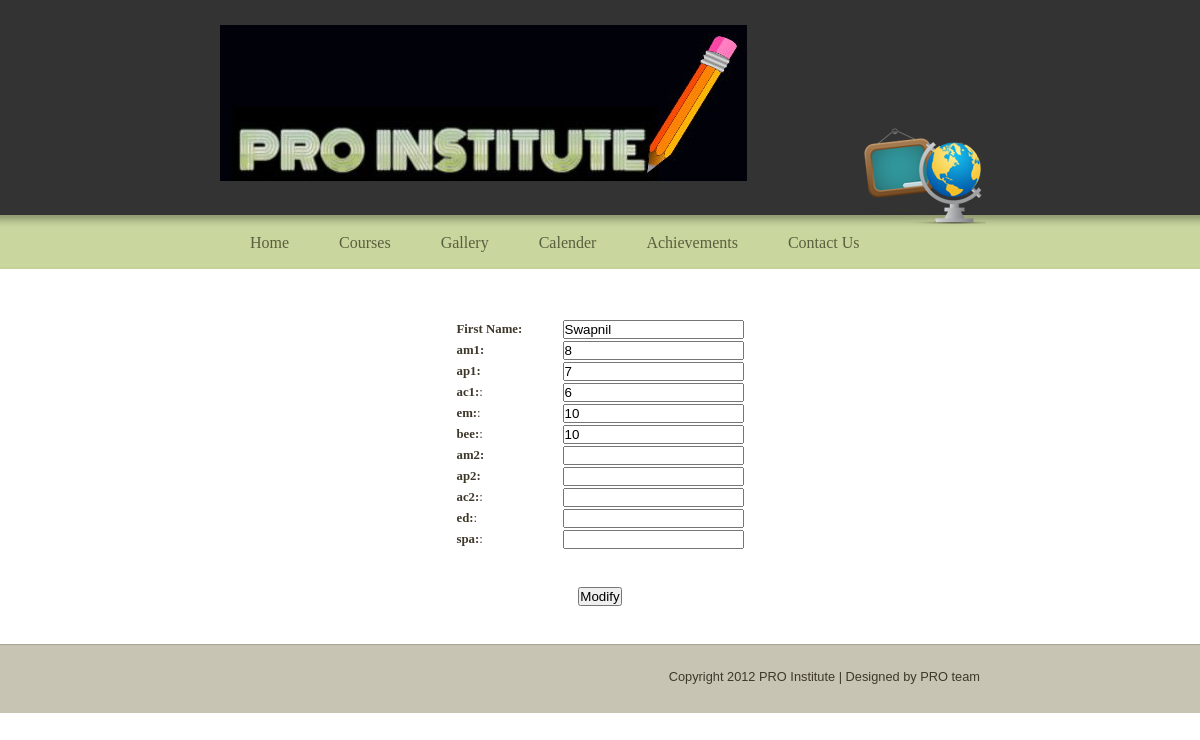
/PRO/modifya2.php?id=101, run on the app's committed database.
### tables this page shows
CREATE TABLE IF NOT EXISTS `attendance` (
  `Rollno` int(11) NOT NULL,
  `Name` text NOT NULL,
  `m1` int(11) DEFAULT NULL,
  `p1` int(11) DEFAULT NULL,
  `c1` int(11) DEFAULT NULL,
  `em` int(11) DEFAULT NULL,
  `bee` int(11) DEFAULT NULL,
  `m2` int(11) DEFAULT NULL,
  `p2` int(11) DEFAULT NULL,
  `c2` int(11) DEFAULT NULL,
  `ed` int(11) DEFAULT NULL,
  `spa` int(11) DEFAULT NULL,
  PRIMARY KEY (`Rollno`)
);

### PRO/modifya2.php (the view, shortened to what this page needs)
<!DOCTYPE html>
<html>
<head>
<link rel='stylesheet' type='text/css' href='http://cdn1.editmysite.com/editor/libraries/fancybox/fancybox.css?1349735617'></script>
<link rel='stylesheet' href='http://cdn1.editmysite.com/editor/images/common/common-v2.css?buildTime=1349735617' type='text/css' />
<link rel='stylesheet' type='text/css' href='files/main_style.css?1349893634' title='wsite-theme-css' />
</head>
<body class='wsite-theme-light no-header-page wsite-page-visitor'>
<div id="header-wrapper">
	<div id="header-top">
		<div id="icon"></div>
		<table id="header">
			<tr>
				<td id="logo"><span class='wsite-logo'><a href=''><img src='uploads/1/3/9/3/13935928/logo.jpg' /></a></span></td>
				<td id="header-right">
				</td>
			</tr>
		</table>
	</div>
</div>
<div id="wrapper">
	<div id="content-wrapper">
		<div id="navigation">
			<ul><li id='pg756757160479977039'><a href='index.html'>Home</a></li><li id='pg104995124809686092'><a href='courses.html'>Courses</a></li><li id='pg830857762625900092'><a href='gallery.html'>Gallery</a></li><li id='pg606659361367116278'><a href='calender.html'>Calender</a></li><li id='pg830396505791146032'><a href='achievements.html'>Achievements</a></li><li id='pg191142817225846313'><a href='contact-us.html'>Contact Us</a></li></ul>
		</div>
		<div id="content">
		</div>
	</div>
</div>
<div align="center">
    <?php
	 $id=$_REQUEST['id'];
	 $link=mysql_connect("localhost","root","") or die("Cannot Connect to the database!");
	 $query="SELECT * FROM attendance WHERE rollno='".$id."'";
		 $resource=mysql_query($query,$link) or die ("An unexpected error occured while <b>modifying</b> the record, Please try again!");
		  $result=mysql_fetch_array($resource);
	 ?>
     <form id="form1" name="form1" method="get" action="modifya3.php">
        <table align="center" width="291" border="0">
          <tr>
            <td width="129"><strong>First Name:</strong></td>
            <td width="152">
            <label>
              <input name="fname" type="text" id="textfield" value="<?php echo $result[1] ?>" />
            </label></td>
          </tr>
		  <tr>
            <td><strong>am1:</strong></td>
            <td><input type="text" name="m1" id="textfield2" value="<?php echo $result[2] ?>" /></td>
          </tr>
          <tr>
            <td><strong>ap1:</strong></td>
            <td><input type="text" name="p1" id="textfield3" value="<?php echo $result[3] ?>" /></td>
          </tr>
		  <tr>
            <td><strong>ac1:</strong>:</td>
            <td><input type="text" name="c1" id="textfield4" value="<?php echo $result[4] ?>" /></td>
          </tr>
		  <tr>
            <td><strong>em:</strong>:</td>
            <td><input type="text" name="em" id="textfield5" value="<?php echo $result[5] ?>" /></td>
          </tr>
		  <tr>
            <td><strong>bee:</strong>:</td>
            <td><input type="text" name="bee" id="textfield6" value="<?php echo $result[6] ?>" /></td>
          </tr>
		  <tr>
            <td><strong>am2:</strong></td>
            <td><input type="text" name="m2" id="textfield7" value="<?php echo $result[7] ?>" /></td>
          </tr>
          <tr>
            <td><strong>ap2:</strong></td>
            <td><input type="text" name="p2" id="textfield8" value="<?php echo $result[8] ?>" /></td>
          </tr>
		  <tr>
            <td><strong>ac2:</strong>:</td>
            <td><input type="text" name="c2" id="textfield9" value="<?php echo $result[9] ?>" /></td>
          </tr>
		  <tr>
            <td><strong>ed:</strong>:</td>
            <td><input type="text" name="ed" id="textfield10" value="<?php echo $result[10] ?>" /></td>
          </tr>
		  <tr>
            <td><strong>spa:</strong>:</td>
            <td><input type="text" name="spa" id="textfield11" value="<?php echo $result[11] ?>" /></td>
          </tr>
        </table>
		<br></br>
        <p align="center">
          <label>
            <input type="submit" name="button" id="button" value="Modify" />
          </label>
        </p>
		</form>
	</div>
<br></br>
<div id="footer">
	<div id="footer-content"><div id="footer-content"> Copyright 2012 PRO Institute | Designed by PRO team </div></div>
</div>
</body>
</html>

### PRO/files/main_style.css (style rules this page uses)
* { margin: 0; padding: 0; }
body { background-color: #fffff; font-family: Georgia, "Times New Roman", Times, serif; font-size: .8em; color: #3e382a; margin: 0; padding: 0; }
p { line-height: 1.5; }
p { padding: .5em 0; }
#header-top { width: 760px; margin: 0 auto; }
#wrapper { margin-top: -19px; background: #fff url(theme/background.png?528507) repeat-x center top; }
#content-wrapper { position: relative; width: 760px; margin: 0 auto; }
#icon { background: transparent url(theme/icons.png?528507) no-repeat center bottom; position: absolute; z-index: 10; left: 644px; bottom: 10px; width: 122px; height: 96px; }
a { color: #a2ac81; text-decoration: none; }
#header-top { position: relative; }
#header-wrapper { background-color: #333333; }
#logo, #logo a, #logo .wsite-logo a { color: #fff; text-decoration: none; }
#content { margin-top: 24px; padding-bottom: 25px; }
#navigation { margin: 0 0 11px 0; height: 43px; width: 700px; float: left; position: relative; z-index: 11; }
#navigation ul { margin: 0; padding: 0; }
#navigation li { float: left; font-size: 16px; text-align: center; list-style: none; margin: 0; height: 35px; }
#navigation a:link { color: #585f3e; text-decoration: none; }
#navigation a { height: 35px; display: inline-block; padding: 19px 20px 0 30px; }
#header { width: 100%; height: 125px; }
#header, #header table { border-collapse: collapse; border-spacing: 0; }
#header td { vertical-align: middle; text-align: left; }
#logo { padding: 25px 0 45px 0; font-size: 2.5em; font-style: italic; }
#header-right { padding: 0 140px 20px 10px; }
#footer { background: #C7C4B3 url(theme/footer_background.gif?528507) repeat-x center top; padding-top: 25px; padding-bottom: 29px; text-align: right; }
#footer-content { width: 760px; margin: 0 auto; font-family: "lucida grande", arial, sans-serif; }

### data on the page
attendance: fname "Swapnil", m1 "8", p1 "7", c1 "6", em "10", bee "10"
